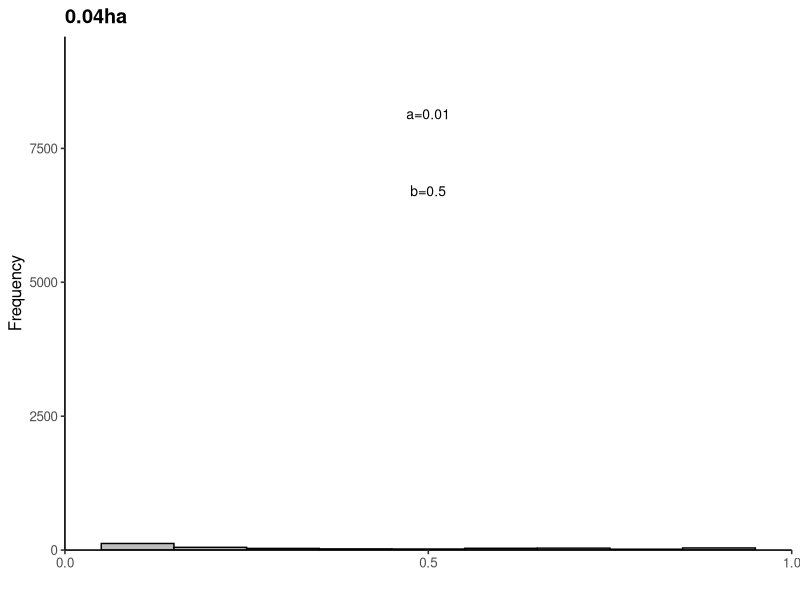
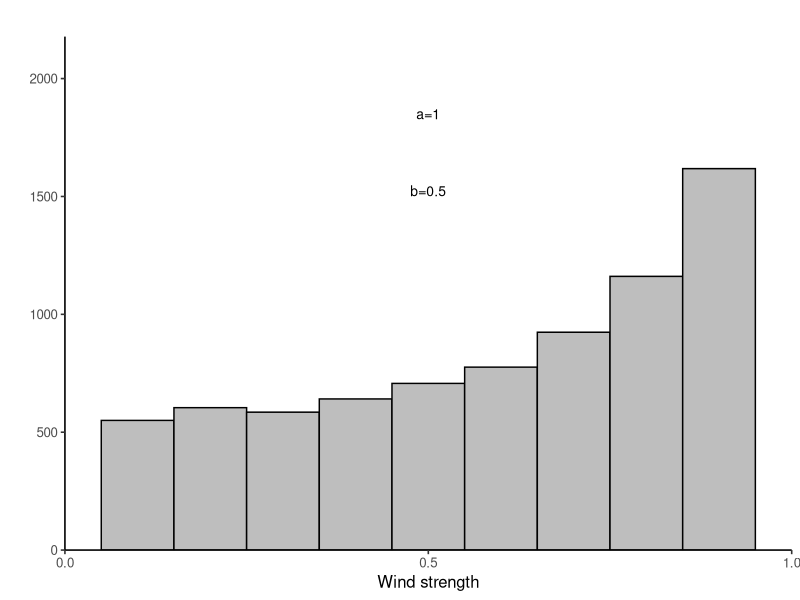
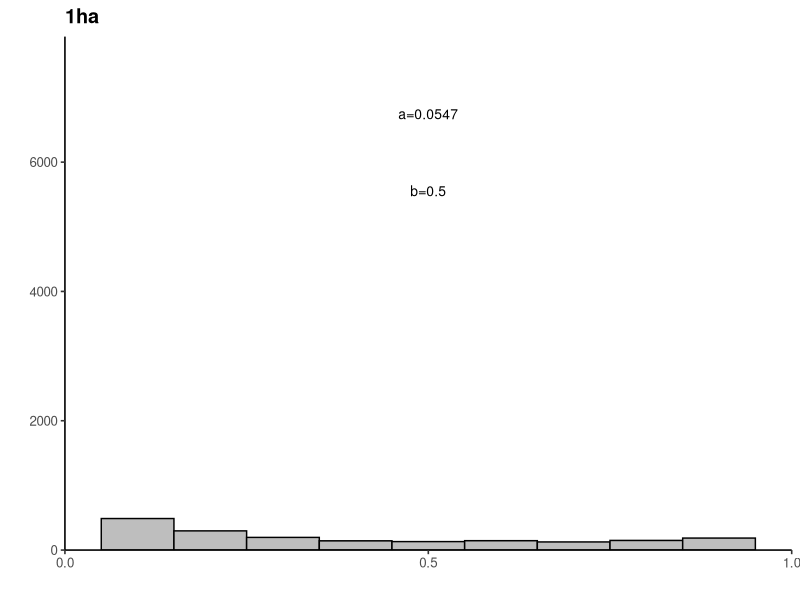
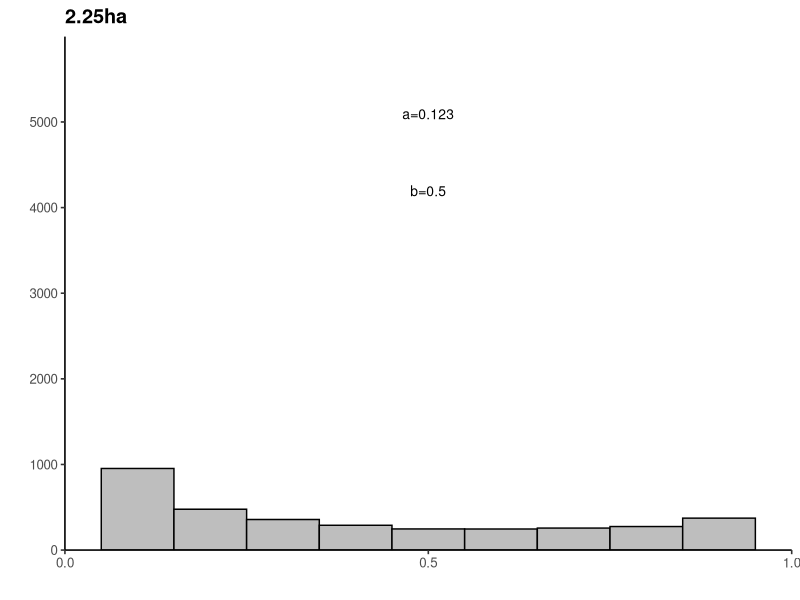
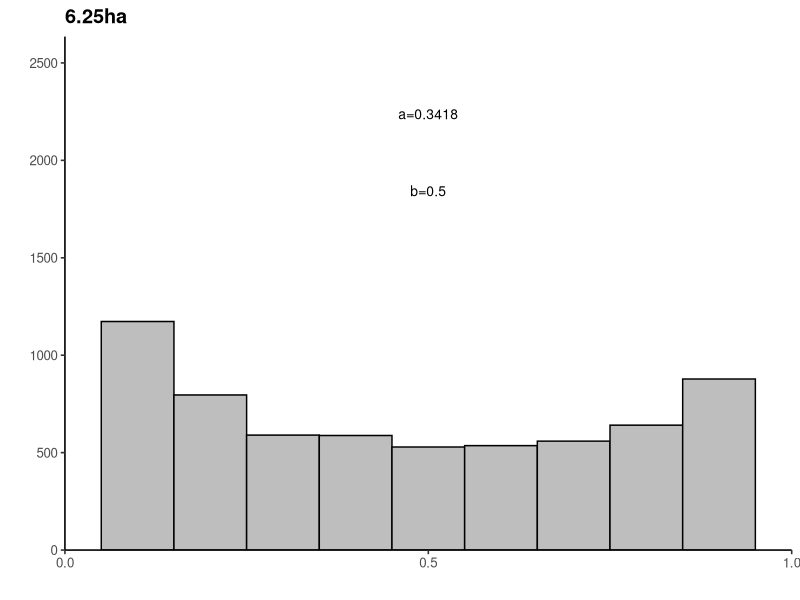
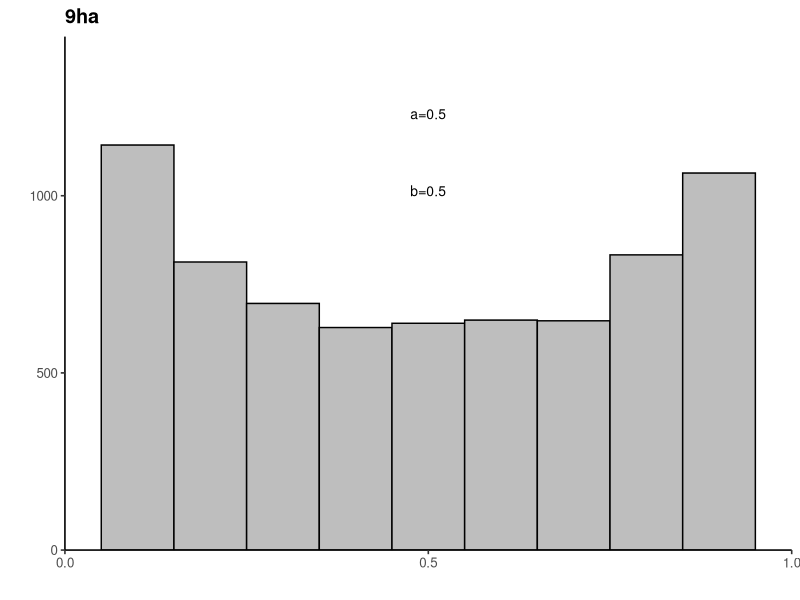
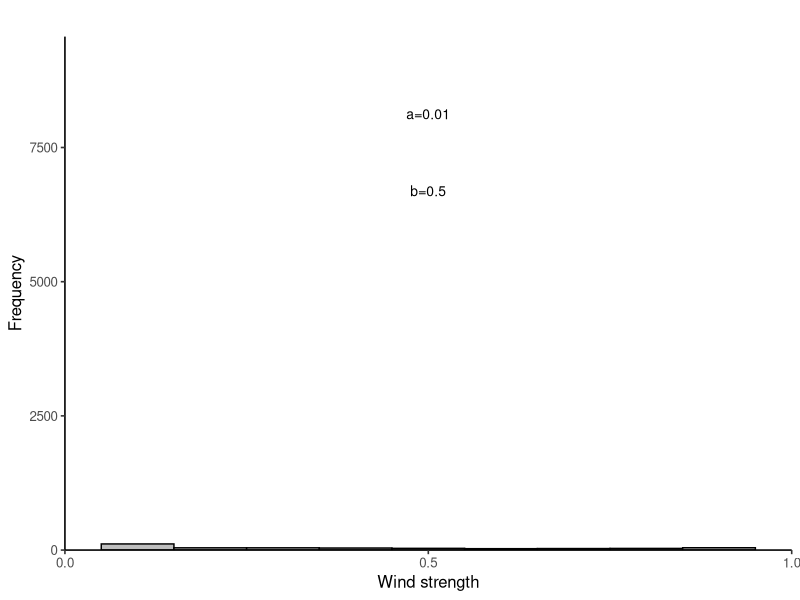

Generate these figures, in order, with R:
library(ggplot2)
library(gridExtra)
library(grid)

data <- read.csv("Acessory FUNCTIONS/wind_scaling_with_size_data.csv")

for (i in 1:nrow(data)){
  # sample data 
  temp_data <- rbeta(10000,data[i,"a"],data[i,"b"])
  
  # arrange it for plotting 
  temp_data <- as.data.frame(temp_data)
  colnames(temp_data) <- c("value")
  
  # for labelling parameters 
  my_grob1 <- grobTree(textGrob(paste("a=",data[i,"a"],sep=""),x=0.5,y=0.85,
                                gp=gpar(fontsize=10)))
  my_grob2 <- grobTree(textGrob(paste("b=",data[i,"b"],sep=""),x=0.5,y=0.70,
                                gp=gpar(fontsize=10)))
  
  temp_plot <- ggplot(temp_data, aes(value)) + geom_histogram(binwidth=0.1,fill="grey", colour="black")
  temp_plot <- temp_plot + xlab("Wind strength")
  temp_plot <- temp_plot + ylab("Frequency")
  temp_plot <- temp_plot + scale_x_continuous(expand=c(0,0),limits=c(0,1),breaks=c(0,0.5,1))
  temp_plot <- temp_plot + scale_y_continuous(expand=c(0,0))
  temp_plot <- temp_plot + theme_classic(base_size=12)
  temp_plot <- temp_plot + annotation_custom(my_grob1)
  temp_plot <- temp_plot + annotation_custom(my_grob2)
    
  assign(paste("plot_",i,sep=""),temp_plot,pos=-1)
}

plot_1 <- plot_1 + ggtitle("0.04ha") + theme(plot.title=element_text(face="bold"))
plot_2 <- plot_2 + ggtitle("1ha") + theme(plot.title=element_text(face="bold"))
plot_3 <- plot_3 + ggtitle("2.25ha") + theme(plot.title=element_text(face="bold"))
plot_4 <- plot_4 + ggtitle("6.25ha") + theme(plot.title=element_text(face="bold"))
plot_5 <- plot_5 + ggtitle("9ha") + theme(plot.title=element_text(face="bold"))
plot_6 <- plot_6 + ggtitle("") + theme(plot.title=element_text(face="bold"))
plot_7 <- plot_7 + ggtitle("") + theme(plot.title=element_text(face="bold"))
plot_8 <- plot_8 + ggtitle("") + theme(plot.title=element_text(face="bold"))
plot_9 <- plot_9 + ggtitle("") + theme(plot.title=element_text(face="bold"))
plot_10 <- plot_10 + ggtitle("") + theme(plot.title=element_text(face="bold"))

plot_1 <- plot_1 + xlab("")
plot_2 <- plot_2 + xlab("")
plot_3 <- plot_3 + xlab("")
plot_4 <- plot_4 + xlab("")
plot_5 <- plot_5 + xlab("")

plot_2 <- plot_2 + ylab("")
plot_3 <- plot_3 + ylab("")
plot_4 <- plot_4 + ylab("")
plot_5 <- plot_5 + ylab("")
plot_7 <- plot_7 + ylab("")
plot_8 <- plot_8 + ylab("")
plot_9 <- plot_9 + ylab("")
plot_10 <- plot_10 + ylab("")

combined_plot <- arrangeGrob(plot_1,plot_2,plot_3,plot_4,plot_5,
                             plot_6,plot_7,plot_8,plot_9,plot_10,
                             ncol=5,nrow=2)
combined_plot

ggsave("wind_scaling_with_size_figure.jpg",combined_plot,height=4,width=10)
